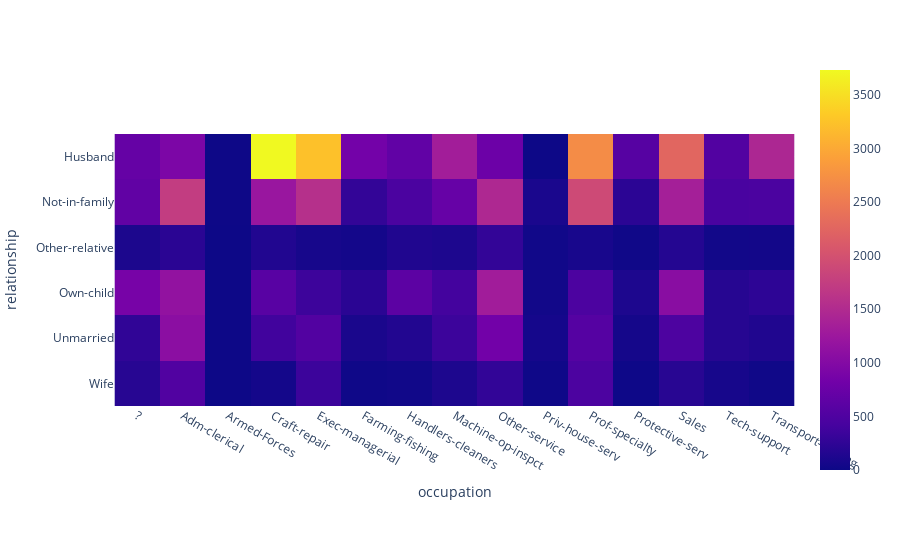

Notebook source saved alongside this figure:
### Code cell
occupation_race_ct = pd.crosstab(data['relationship'], data['occupation'])
fig = px.imshow(occupation_race_ct)
fig.show()

### Figure 1 — Plotly figure (JSON) as saved in the notebook; plotly's stock layout.template omitted (floating-point values rounded to 4 significant figures)
{"data": [{"coloraxis": "coloraxis", "hovertemplate": "occupation: %{x}<br>relationship: %{y}<br>color: %{z}<extra></extra>", "name": "0", "type": "heatmap", "x": ["?", "Adm-clerical", "Armed-Forces", "Craft-repair", "Exec-managerial", "Farming-fishing", "Handlers-cleaners", "Machine-op-inspct", "Other-service", "Priv-house-serv", "Prof-specialty", "Protective-serv", "Sales", "Tech-support", "Transport-moving"], "xaxis": "x", "y": ["Husband", "Not-in-family", "Other-relative", "Own-child", "Unmarried", "Wife"], "yaxis": "y", "z": [[711, 932, 6, 3731, 3231, 841, 673, 1323, 772, 2, 2693, 563, 2259, 529, 1450], [667, 1730, 5, 1217, 1564, 277, 458, 720, 1465, 97, 1908, 220, 1344, 447, 464], [106, 211, 2, 148, 74, 52, 138, 120, 279, 30, 79, 22, 166, 36, 43], [875, 1144, 2, 587, 349, 210, 618, 401, 1305, 35, 469, 113, 1058, 181, 234], [258, 1072, 0, 381, 523, 92, 156, 340, 832, 61, 554, 55, 481, 180, 140], [192, 522, 0, 48, 345, 18, 29, 118, 270, 17, 469, 10, 196, 73, 24]]}], "layout": {"coloraxis": {"colorscale": [[0, "#0d0887"], [0.1111, "#46039f"], [0.2222, "#7201a8"], [0.3333, "#9c179e"], [0.4444, "#bd3786"], [0.5556, "#d8576b"], [0.6667, "#ed7953"], [0.7778, "#fb9f3a"], [0.8889, "#fdca26"], [1, "#f0f921"]]}, "margin": {"t": 60}, "xaxis": {"anchor": "y", "constrain": "domain", "domain": [0, 1], "scaleanchor": "y", "title": {"text": "occupation"}}, "yaxis": {"anchor": "x", "autorange": "reversed", "constrain": "domain", "domain": [0, 1], "title": {"text": "relationship"}}}}
